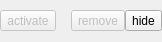
<?xml version="1.0" encoding="UTF-8"?>
<ui version="4.0">
 <class>MOpenBookTitle</class>
 <widget class="QWidget" name="MOpenBookTitle">
  <property name="geometry">
   <rect>
    <x>0</x>
    <y>0</y>
    <width>133</width>
    <height>42</height>
   </rect>
  </property>
  <property name="windowTitle">
   <string notr="true"/>
  </property>
  <layout class="QHBoxLayout" name="horizontalLayout">
   <item>
    <widget class="QToolButton" name="tbGoTo">
     <property name="enabled">
      <bool>false</bool>
     </property>
     <property name="toolTip">
      <string>activate book</string>
     </property>
     <property name="text">
      <string>activate</string>
     </property>
     <property name="icon">
      <iconset resource="resfile.qrc">
       <normaloff>:/new/icons/icons/go.png</normaloff>:/new/icons/icons/go.png</iconset>
     </property>
    </widget>
   </item>
   <item>
    <spacer name="horizontalSpacer">
     <property name="orientation">
      <enum>Qt::Horizontal</enum>
     </property>
     <property name="sizeType">
      <enum>QSizePolicy::Fixed</enum>
     </property>
     <property name="sizeHint" stdset="0">
      <size>
       <width>15</width>
       <height>20</height>
      </size>
     </property>
    </spacer>
   </item>
   <item>
    <widget class="QToolButton" name="tbDelete">
     <property name="enabled">
      <bool>false</bool>
     </property>
     <property name="toolTip">
      <string>remove/close book</string>
     </property>
     <property name="text">
      <string>remove</string>
     </property>
     <property name="icon">
      <iconset resource="resfile.qrc">
       <normaloff>:/new/icons/icons/redcat.png</normaloff>:/new/icons/icons/redcat.png</iconset>
     </property>
    </widget>
   </item>
   <item>
    <widget class="MLabel" name="label" native="true">
     <property name="sizePolicy">
      <sizepolicy hsizetype="Expanding" vsizetype="Preferred">
       <horstretch>0</horstretch>
       <verstretch>0</verstretch>
      </sizepolicy>
     </property>
     <property name="cursor">
      <cursorShape>OpenHandCursor</cursorShape>
     </property>
     <property name="mouseTracking">
      <bool>true</bool>
     </property>
    </widget>
   </item>
   <item>
    <widget class="QToolButton" name="btHide">
     <property name="toolTip">
      <string>hide</string>
     </property>
     <property name="text">
      <string>hide</string>
     </property>
     <property name="icon">
      <iconset resource="resfile.qrc">
       <normaloff>:/new/icons/icons/stop.png</normaloff>:/new/icons/icons/stop.png</iconset>
     </property>
    </widget>
   </item>
  </layout>
 </widget>
 <layoutdefault spacing="0" margin="0"/>
 <customwidgets>
  <customwidget>
   <class>MLabel</class>
   <extends>QWidget</extends>
   <header>mlabel.h</header>
   <container>1</container>
  </customwidget>
 </customwidgets>
 <resources>
  <include location="resfile.qrc"/>
 </resources>
 <connections/>
</ui>
